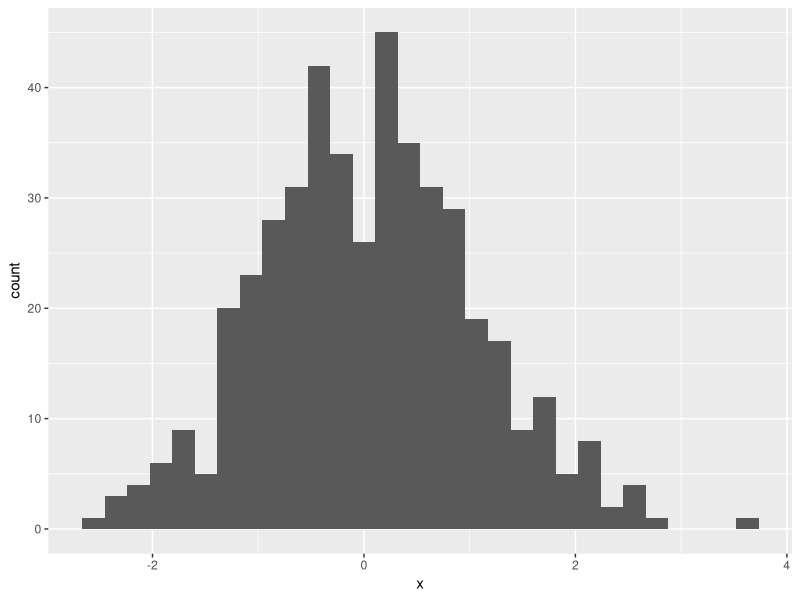
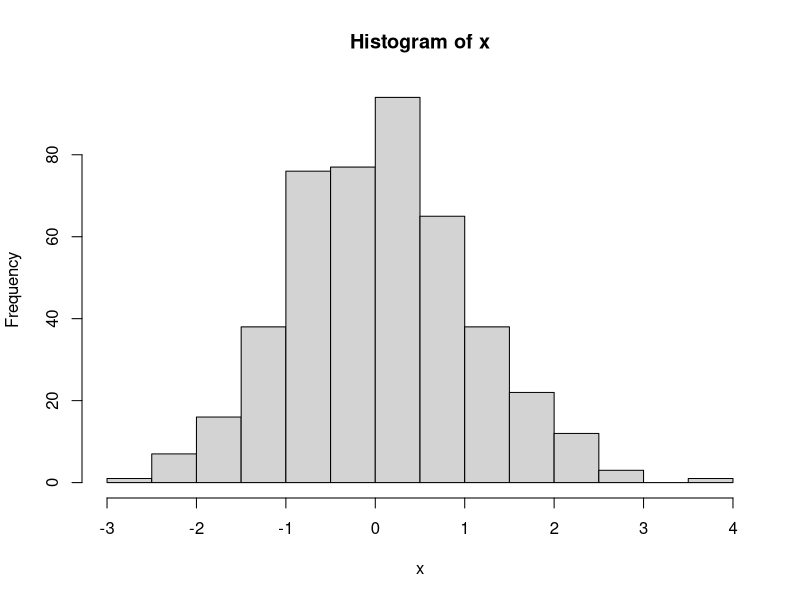
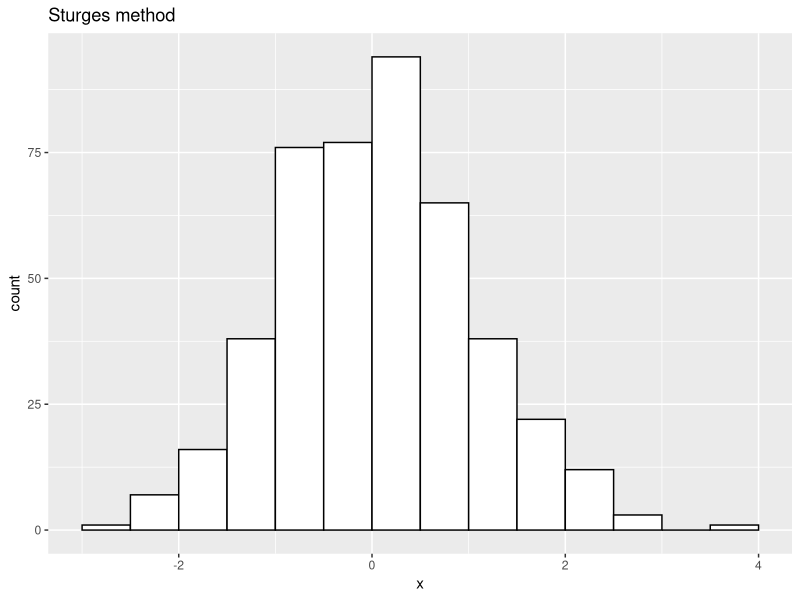

The R source for these figures, in order:
library(ggplot2)

# Data
set.seed(3)
x <- rnorm(450)
df <- data.frame(x)

# Default histogram ggplot2
ggplot(df, aes(x = x)) + 
  geom_histogram()

# Default histogram base R
hist(x)

# Sturges method
# Calculating the Sturges bins
breaks <- pretty(range(x),
                 n = nclass.Sturges(x),
                 min.n = 1)
df$breaks <- breaks

# Histogram with Sturges method
ggplot(df, aes(x = x)) + 
  geom_histogram(color = 1, fill = "white",
                 breaks = breaks) +
  ggtitle("Sturges method")
